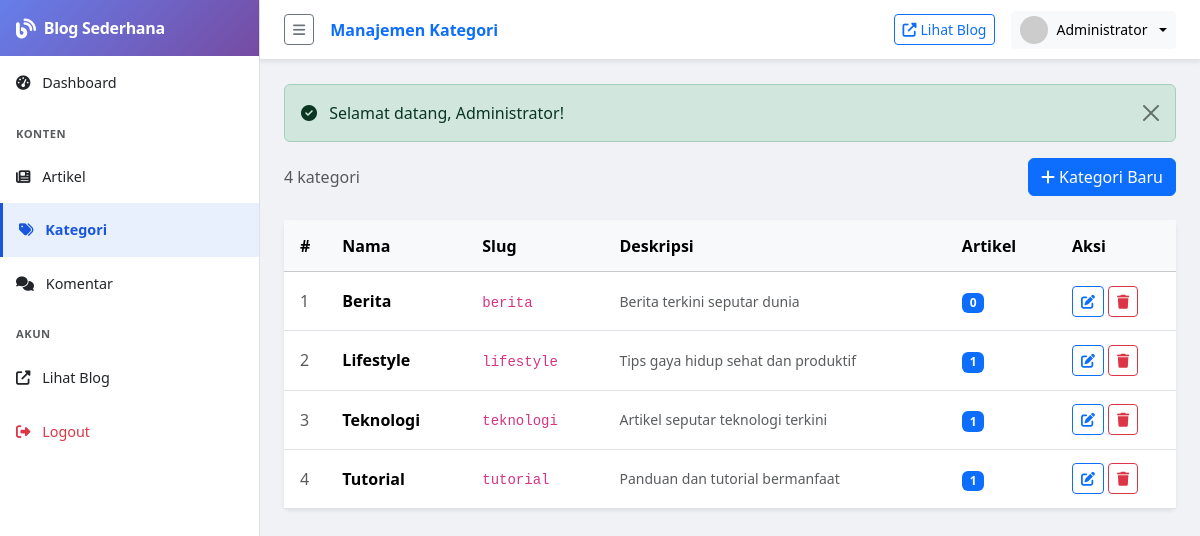
Page /admin/categories/index.php (signed in) on the committed database.
### tables this page shows
CREATE TABLE IF NOT EXISTS categories (
    id INT AUTO_INCREMENT PRIMARY KEY,
    name VARCHAR(100) NOT NULL,
    slug VARCHAR(100) NOT NULL UNIQUE,
    description TEXT,
    created_at TIMESTAMP DEFAULT CURRENT_TIMESTAMP
);

### includes/functions.php (called while the page is built, shortened)
<?php
function getCategories() {
    $db = getDB();
    return $db->query("SELECT c.*, COUNT(a.id) as article_count
                        FROM categories c
                        LEFT JOIN articles a ON c.id = a.category_id AND a.status = 'published'
                        GROUP BY c.id
                        ORDER BY c.name ASC")->fetchAll();
}
function truncate($text, $length = 150) {
    $text = strip_tags($text);
    if (strlen($text) <= $length) return $text;
    return substr($text, 0, $length) . '...';
}
function sanitize($input) {
    return htmlspecialchars(trim($input), ENT_QUOTES, 'UTF-8');
}

### admin/categories/index.php (the view, shortened to what this page needs)
<?php
require_once dirname(dirname(__DIR__)) . '/includes/functions.php';
$categories = getCategories();
require_once dirname(__DIR__) . '/includes/admin_header.php';
?>
<div class="d-flex justify-content-between align-items-center mb-4">
    <span class="text-muted"><?= count($categories) ?> kategori</span>
    <a href="<?= SITE_URL ?>/admin/categories/create.php" class="btn btn-primary">
        <i class="fas fa-plus me-1"></i>Kategori Baru
    </a>
</div>
<div class="card border-0 shadow-sm">
    <div class="card-body p-0">
        <div class="table-responsive">
            <table class="table table-hover mb-0">
                <thead class="table-light">
                    <tr>
                        <th width="40">#</th>
                        <th>Nama</th>
                        <th>Slug</th>
                        <th>Deskripsi</th>
                        <th>Artikel</th>
                        <th width="120">Aksi</th>
                    </tr>
                </thead>
                <tbody>
                    <?php if (empty($categories)): ?>
                    <tr><td colspan="6" class="text-center text-muted py-4">Belum ada kategori.</td></tr>
                    <?php else: ?>
                    <?php foreach ($categories as $i => $cat): ?>
                    <tr>
                        <td class="text-muted"><?= $i + 1 ?></td>
                        <td class="fw-semibold"><?= sanitize($cat['name']) ?></td>
                        <td><code><?= sanitize($cat['slug']) ?></code></td>
                        <td class="text-muted small"><?= sanitize(truncate($cat['description'] ?? '', 80)) ?></td>
                        <td><span class="badge bg-primary"><?= $cat['article_count'] ?></span></td>
                        <td>
                            <div class="d-flex gap-1">
                                <a href="<?= SITE_URL ?>/admin/categories/edit.php?id=<?= $cat['id'] ?>" class="btn btn-sm btn-outline-primary py-1 px-2"><i class="fas fa-edit"></i></a>
                                <a href="<?= SITE_URL ?>/admin/categories/delete.php?id=<?= $cat['id'] ?>" class="btn btn-sm btn-outline-danger py-1 px-2" onclick="return confirm('Yakin hapus kategori ini? Artikel yang ada tidak akan terhapus.')"><i class="fas fa-trash"></i></a>
                            </div>
                        </td>
                    </tr>
                    <?php endforeach; ?>
                    <?php endif; ?>
                </tbody>
            </table>
        </div>
    </div>
</div>
<?php require_once dirname(__DIR__) . '/includes/admin_footer.php'; ?>

### assets/css/admin.css (style rules this page uses)
body.admin-body { background-color: #f0f2f5; }
.table > :not(caption) > * > * { padding: 0.85rem 1rem; vertical-align: middle; }

### rows in the picture
categories: name "Berita", slug "berita", description "Berita terkini seputar dunia", article_count "0"
categories: name "Lifestyle", slug "lifestyle", description "Tips gaya hidup sehat dan produktif", article_count "1"
categories: name "Teknologi", slug "teknologi", description "Artikel seputar teknologi terkini", article_count "1"
categories: name "Tutorial", slug "tutorial", description "Panduan dan tutorial bermanfaat", article_count "1"

### other values in the picture
SITE_NAME "Blog Sederhana"
$pageTitle "Manajemen Kategori"
$_SESSION['admin_name'] "Administrator"
$flash['message'] "Selamat datang, Administrator!"
count($categories) "4"
